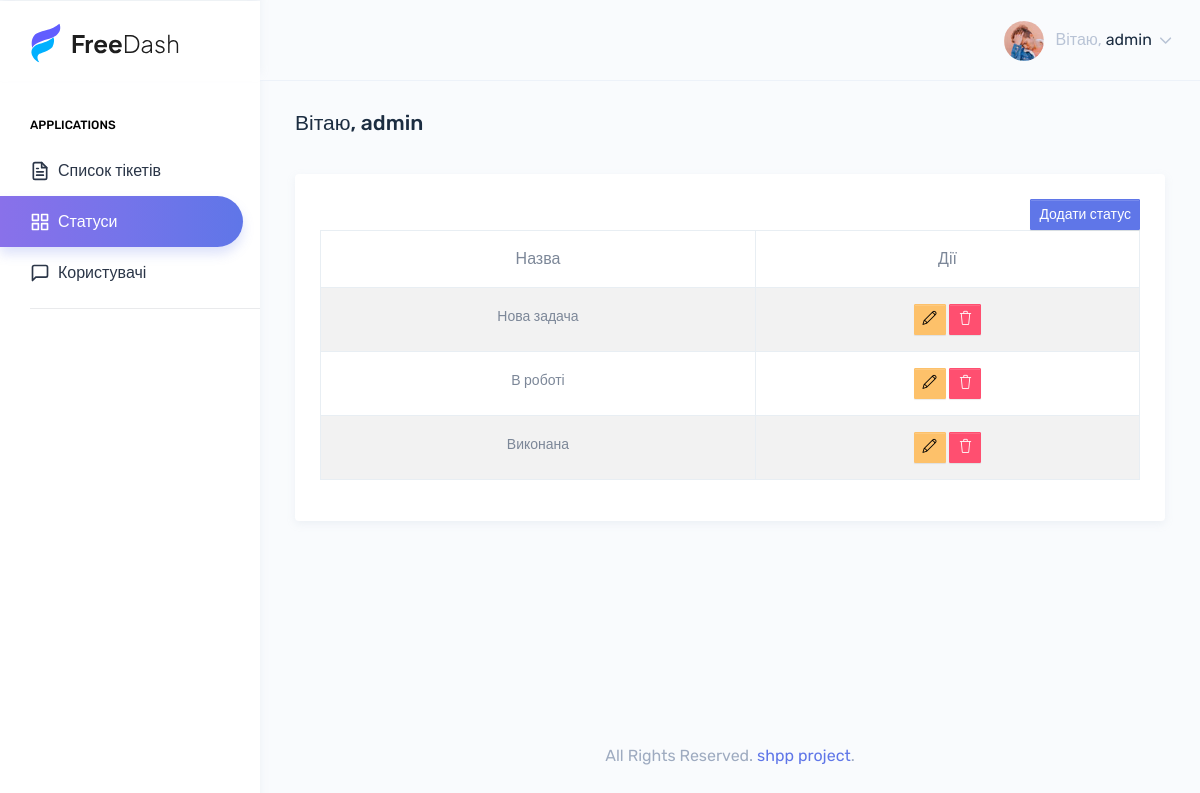
/statuses/ (signed in), run on the app's committed database.
### apps/users/models.py (models this page shows, shortened)
class CustomUser(AbstractUser):
    first_name = None
    last_name = None
    username = models.CharField(max_length=32, unique=True, verbose_name='Логін')
    name = models.CharField(max_length=64, verbose_name='ПІБ користувача')
    email = models.EmailField(max_length=255, unique=True, verbose_name='Пошта')
    position = models.ForeignKey(Position, on_delete=models.SET_NULL, blank=True, null=True, verbose_name='Посада')
    is_active = models.BooleanField(default=True, verbose_name='Активний обліковий запис')
    REQUIRED_FIELDS = []
    USERNAME_FIELD = 'username'
    objects = CustomManager()
    class Meta:
        verbose_name = 'Користувач'
        verbose_name_plural = 'Користувачі'
        ordering = ('username',)

### apps/tickets/models.py (models this page shows, shortened)
class Status(models.Model):
    name = models.CharField(max_length=100, unique=True)
    class Meta:
        verbose_name = 'Статус'
        verbose_name_plural = 'Статуси'

### apps/tickets/views.py (the view)
# urls.py: path('statuses/', views.StatusListView.as_view(), name='statuses-list'),
class StatusListView(LoginRequiredMixin, ListView):
    model = Status
    context_object_name = 'statuses'
    template_name = 'status/statuses_list.html'

### templates/status/statuses_list.html (shortened to what this page needs)
{% extends 'base.html' %}
{% load static %}
{% block content %}
<div class="col-12">
    <div class="card">
        <div class="card-body">
            <div class="table-responsive">
                <div class="text-end">
                    {% if user.is_authenticated %}
                    <a href="{% url 'tickets:create-status' %}" class="btn btn-info btn-sm">Додати статус</a><br/>
                    {% endif %}
                </div>
                <table id="zero_config" class="table table-striped table-bordered no-wrap">
                    <thead>
                    <tr>
                        <th class="text-center">Назва</th>
                        {% if user.is_authenticated and user.position.name == 'Технічна підтримка' %}
                        <th class="text-center">Дії</th>
                        {% endif %}
                    </tr>
                    </thead>
                    <tbody>
                    {% for status in statuses %}
                    <tr>
                        <td class="text-center"><span class="fs-6">{{ status.name }}</span></td>
                        {% if user.is_authenticated and user.position.name == 'Технічна підтримка' %}
                        <td class="text-center">
                            <a href="{% url 'tickets:status-update' status.id %}" class="btn btn-sm btn-warning">
                                <i class="icon-pencil"></i>
                            </a>
                            <a href="#"
                               class="btn btn-sm btn-danger"
                               data-bs-toggle="modal"
                               data-bs-target="#deleteModal{{ ticket.id }}">
                                <i class="icon-trash"></i>
                            </a>
                        </td>
                        {% endif %}
                    </tr>
                    {% endfor %}
                    </tbody>
                </table>
            </div>
        </div>
    </div>
</div>
{% endblock content %}

### templates/base.html (shortened to what this page needs)
<!DOCTYPE html>
{% load static %}
<html dir="ltr" lang="en">
<head>
    <link href="{% static 'assets/extra-libs/c3/c3.min.css' %}" rel="stylesheet">
    <link href="{% static 'assets/libs/chartist/dist/chartist.min.css' %}" rel="stylesheet">
    <link href="{% static 'assets/extra-libs/jvector/jquery-jvectormap-2.0.2.css' %}" rel="stylesheet"/>
    <link href="{% static 'dist/css/style.min.css' %}" rel="stylesheet">
</head>
<body>
<div id="main-wrapper" data-theme="light" data-layout="vertical" data-navbarbg="skin6" data-sidebartype="full"
     data-sidebar-position="fixed" data-header-position="fixed" data-boxed-layout="full">
    {% include 'layouts/header.html' %}
    {% include 'layouts/left_menu.html' %}
    <div class="page-wrapper">
        <div class="page-breadcrumb">
            <div class="row">
                <div class="col-7 align-self-center">
                    {% if user.is_authenticated %}
                    <h3 class="page-title text-truncate text-dark font-weight-medium mb-1">Вітаю, {{user.username }}</h3>
                    {% endif %}
                </div>
            </div>
        </div>
        <div class="container-fluid">
            <div class="row">{% block content %} {% endblock %}</div>
        </div>
        {% include 'layouts/footer.html' %}
    </div>
</div>
</body>
</html>

### templates/layouts/header.html (shortened to what this page needs)
{% load static %}
<header class="topbar" data-navbarbg="skin6">
    <nav class="navbar top-navbar navbar-expand-lg">
        <div class="navbar-header" data-logobg="skin6">
            <div class="navbar-brand">
                <a href="#">
                    <img src="{% static 'assets/images/freedashDark.svg' %}" alt="" class="img-fluid">
                </a>
            </div>
        </div>
        <div class="navbar-collapse collapse" id="navbarSupportedContent">
            <ul class="navbar-nav float-end">
                <li class="nav-item dropdown">
                    {% if user.is_authenticated %}
                    <a class="nav-link dropdown-toggle" href="javascript:void(0)" data-bs-toggle="dropdown"
                       aria-haspopup="true" aria-expanded="false">
                        <img src="{% static 'assets/images/users/profile-pic.jpg' %}" alt="user" class="rounded-circle"
                             width="40">
                        <span class="ms-2 d-none d-lg-inline-block"><span>Вітаю,</span> <span
                                class="text-dark">{{ user.username }}</span> <i data-feather="chevron-down"
                                                                                class="svg-icon"></i></span>
                    </a>
                    {% endif %}
                </li>
            </ul>
        </div>
    </nav>
</header>

### data on the page
CustomUser: username "admin"
Status: name "Нова задача"
Status: name "В роботі"
Status: name "Виконана"
